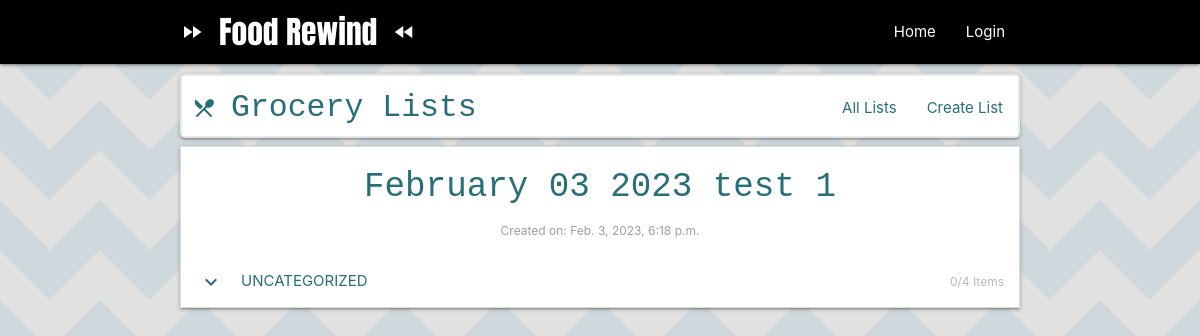
Page /groceries/6 on the committed database.
### grocery_lists/models.py (models this page shows, shortened)
class GroceryList(models.Model):
    name = models.CharField(max_length=100, default=default_grocery_list_name(), unique=True)
    created_on = models.DateTimeField(auto_now=True)

class GroceryItem(models.Model):
    name = models.CharField(max_length=150, blank=False, null=False)
    grocery_list = models.ForeignKey('GroceryList', related_name='groceries', on_delete=models.CASCADE)
    category = models.CharField(max_length=200, choices=CATEGORY_CHOICES, default="UNCATEGORIZED")
    in_bag = models.BooleanField(default=False)
    is_favorite = models.BooleanField(default=False)

### grocery_lists/views.py (the view)
# urls.py: path('<int:pk>', views.DetailGroceryListView.as_view(), name="detail"),
class DetailGroceryListView(DetailView):
    model = GroceryList

### grocery_lists/templates/grocery_lists/grocerylist_detail.html (shortened to what this page needs)
{% extends "grocery_lists/base.html" %}
{% block content %}
{% regroup object.groceries.all|dictsort:"category" by category as category_list %}
<ul class="collapsible">
    <h4 class="center-align">{{object.name}}</h4>
    <p class="center-align"><label >Created on: {{object.created_on}}</label></p>
    {% for category in category_list %}
        <li>
            <div
            id='category-{{ forloop.counter0 }}'
            class="collapsible-header"
            onclick="handleAccordianClick('category-{{ forloop.counter0 }}')">
                <i class="material-icons left">expand_more</i>
                <span class="category-title" id="id-{{category.grouper}}-title">{{category.grouper}}</span>
                <label class="item-count right"><span class="item-count-span" id="id-{{category.grouper}}-item-count">0</span>/<span id="id-{{category.grouper}}-total-count">{{category.list|length}}</span> Items</label>
            </div>
        </li>
    {% endfor %}
</ul>
{% endblock %}

### rows in the picture
GroceryList: name "February 03 2023 test 1", created_on "Feb. 3, 2023, 6:18 p.m."
GroceryItem: grouper "UNCATEGORIZED"

### other values in the picture
{{ category.list|length }} "4"
